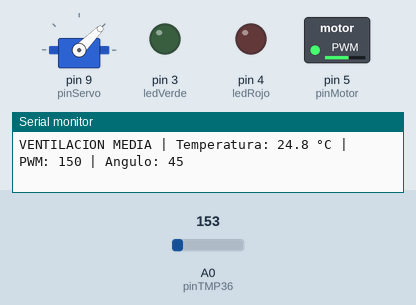
Simulated run of this sketch. Board: Arduino Uno, built with avr-gcc and run on an emulated ATmega328P. Shown: servo, switched loads named in the sketch (green lamp = pin HIGH), output pins drawn as LEDs (lit = HIGH), the last lines printed to the serial monitor. The test bench sets the inputs (shaded band); at power-on: A0 (pinTMP36) = 153.

Above: at 1.3 s.
1.4 s: A0 (pinTMP36) set to 171
At 1.8 s:
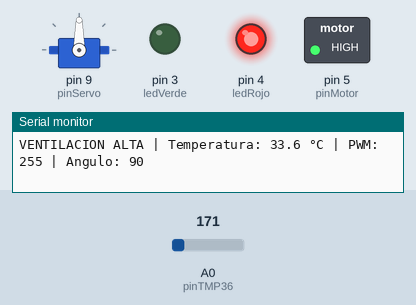
3.0 s: A0 (pinTMP36) set to 133
At 4.3 s:
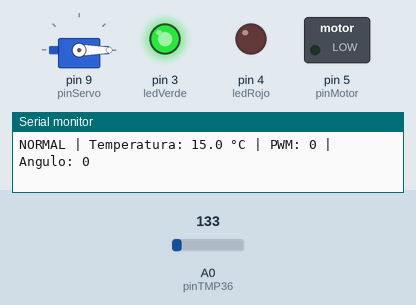
Timing chart, 0 to 6.0 s (numbered marks = the images above; inputs shaded):
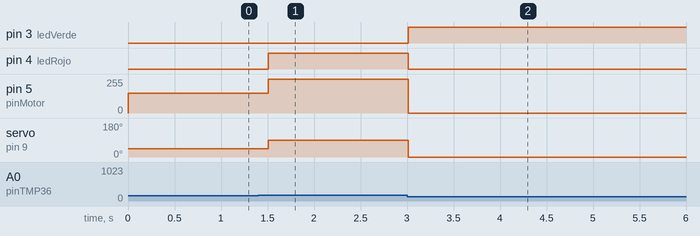

Measured:
- the behaviour switches between 163 and 164 on A0 (pinTMP36) (found by bisection; images 0 and 1)
- after the input at 1.4 s, pin 4 (ledRojo): LOW → HIGH after 0.11 s; pin 5 (pinMotor): 150/255 → 255/255 after 0.11 s; servo on pin 9 (pinServo): 45° → 90° after 0.11 s
- after the input at 3.0 s, pin 3 (ledVerde): LOW → HIGH at once; pin 4 (ledRojo): HIGH → LOW at once; pin 5 (pinMotor): 255/255 → 0/255 at once; servo on pin 9 (pinServo): 90° → 0° at once

The sketch:

semana-14.ino
```cpp
#include <Servo.h>
Servo compuerta;
const int pinTMP36 = A0;
const int ledVerde = 3;
const int ledRojo = 4;
const int pinMotor = 5;
const int pinServo = 9;
void setup() {
  pinMode(ledVerde, OUTPUT);
  pinMode(ledRojo, OUTPUT);
  pinMode(pinMotor, OUTPUT);
  compuerta.attach(pinServo);
  compuerta.write(0);
  Serial.begin(9600);
}
void loop() {
  int lectura = analogRead(pinTMP36);
  float voltaje = lectura * (5.0 / 1023.0);
  float temperatura = (voltaje - 0.5) * 100.0;
  int pwmMotor;
  int anguloCompuerta;
  if (temperatura < 24.0) {
    pwmMotor = 0;
    anguloCompuerta = 0;
    digitalWrite(ledVerde, HIGH);
    digitalWrite(ledRojo, LOW);
    Serial.print("NORMAL");
  } else if (temperatura <= 30.0) {
    pwmMotor = 150;
    anguloCompuerta = 45;
    digitalWrite(ledVerde, LOW);
    digitalWrite(ledRojo, LOW);
    Serial.print("VENTILACION MEDIA");
  } else {
    pwmMotor = 255;
    anguloCompuerta = 90;
    digitalWrite(ledVerde, LOW);
    digitalWrite(ledRojo, HIGH);
    Serial.print("VENTILACION ALTA");
  }
  analogWrite(pinMotor, pwmMotor);
  compuerta.write(anguloCompuerta);
  Serial.print(" | Temperatura: ");
  Serial.print(temperatura, 1);
  Serial.print(" °C | PWM: ");
  Serial.print(pwmMotor);
  Serial.print(" | Angulo: ");
  Serial.println(anguloCompuerta);
  delay(500);
}
```
